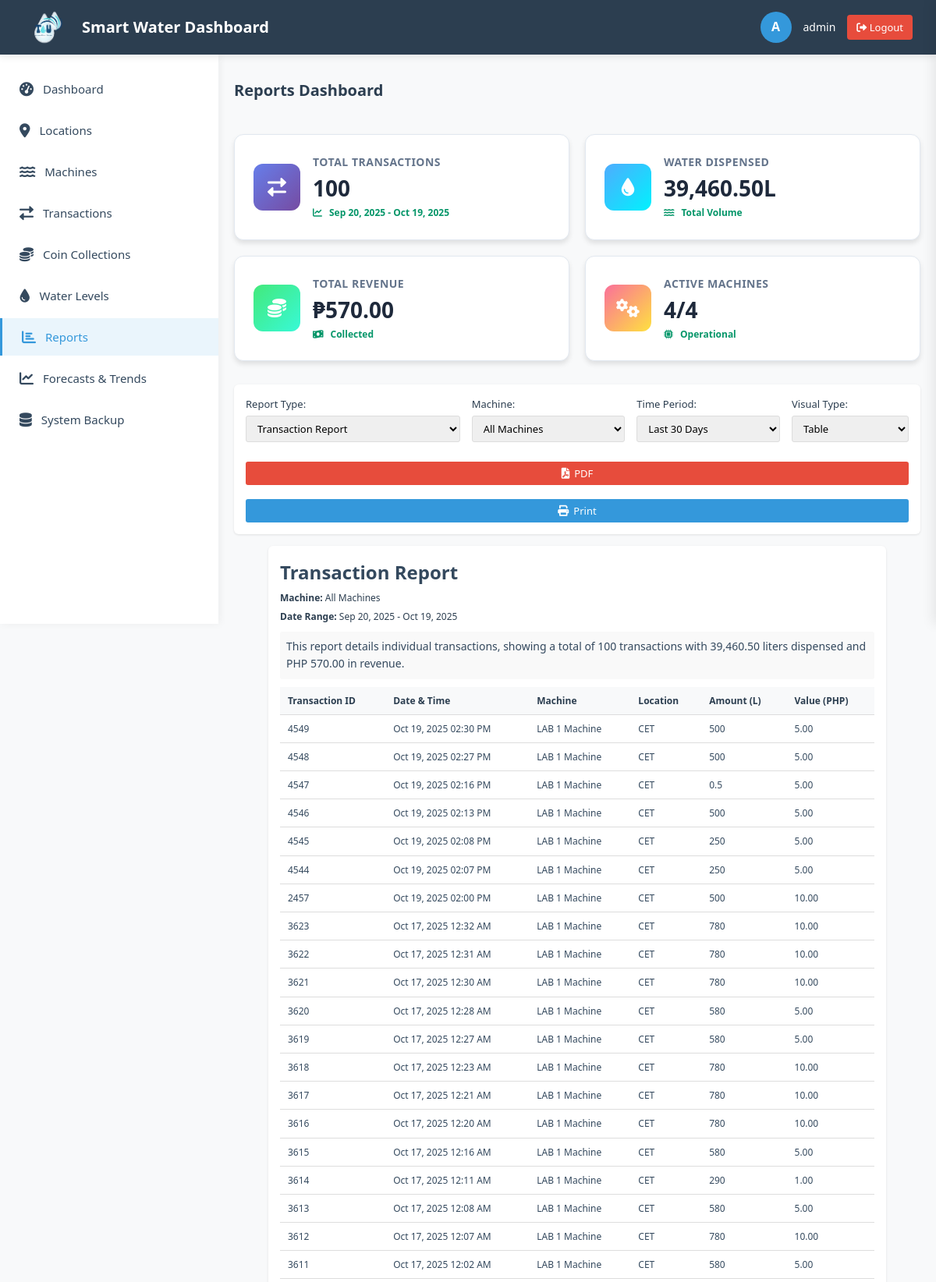
Page /reports.php (signed in, upper part) on the committed database.
### tables this page shows
CREATE TABLE `transaction` (
  `transaction_id` int(11) NOT NULL AUTO_INCREMENT,
  `amount_dispensed` float NOT NULL,
  `DateAndTime` datetime DEFAULT current_timestamp(),
  `coin_type` varchar(50) NOT NULL,
  `dispenser_id` int(11) NOT NULL,
  `water_type` varchar(10) NOT NULL DEFAULT 'COLD',
  PRIMARY KEY (`transaction_id`),
  KEY `dispenser_id` (`dispenser_id`)
);

CREATE TABLE `dispenser` (
  `dispenser_id` int(11) NOT NULL AUTO_INCREMENT,
  `Description` text NOT NULL,
  `Capacity` int(11) NOT NULL,
  PRIMARY KEY (`dispenser_id`)
);

CREATE TABLE `location` (
  `location_id` int(11) NOT NULL AUTO_INCREMENT,
  `location_name` varchar(100) NOT NULL,
  `address` text NOT NULL,
  `latitude` decimal(11,8) DEFAULT NULL,
  `longitude` decimal(11,8) DEFAULT NULL,
  PRIMARY KEY (`location_id`)
);

### reports.php (the view, shortened to what this page needs)
<?php
require_once 'includes/header.php';
$currentMachineFilter = $_GET['machine'] ?? 'all';
$currentTimeFilter = $_GET['time'] ?? 'month';
$currentReportType = $_GET['report'] ?? 'transactions';
$currentStartDate = $_GET['start_date'] ?? '';
$currentEndDate = $_GET['end_date'] ?? '';
$machineName = 'All Machines';
$currentDate = new DateTime();
$dateRangeDisplay = '';
if ($currentTimeFilter === 'custom' && $currentStartDate && $currentEndDate) {
    $startDate = new DateTime($currentStartDate);
    $endDate = new DateTime($currentEndDate);
    $dateRangeDisplay = $startDate->format('M j, Y') . ' - ' . $endDate->format('M j, Y');
    $timeFilterName = 'Custom';
} else {
    switch ($currentTimeFilter) {
        case 'month':
            $startDate = (clone $currentDate)->modify('-29 days');
            $dateRangeDisplay = $startDate->format('M j, Y') . ' - ' . $currentDate->format('M j, Y');
            break;
    }
}
$machineWhere = $currentMachineFilter !== 'all' ? " AND t.dispenser_id = " . intval($currentMachineFilter) : '';
$machineWhereDispenser = $currentMachineFilter !== 'all' ? " AND dispenser.dispenser_id = " . intval($currentMachineFilter) : '';
$timeWhere = buildTimeWhereClause($currentTimeFilter, $currentStartDate, $currentEndDate);
$transactions = $pdo->query("
    SELECT
        t.transaction_id,
        t.amount_dispensed,
        t.DateAndTime,
        d.Description as machine_name,
        l.location_name,
        CAST(REGEXP_REPLACE(t.coin_type, '[^0-9]', '') AS UNSIGNED) as coin_value
    FROM transaction t
    JOIN dispenser d ON t.dispenser_id = d.dispenser_id
    LEFT JOIN dispenserlocation dl ON d.dispenser_id = dl.dispenser_id
    LEFT JOIN location l ON dl.location_id = l.location_id
    WHERE 1=1 $machineWhere $timeWhere
    ORDER BY t.DateAndTime DESC
    LIMIT 100
")->fetchAll();
$machine_status = $pdo->query("
    SELECT
        dispenser.dispenser_id,
        dispenser.Description as machine_name,
        l.location_name,
        ds.water_level,
        dispenser.Capacity,
        dl.Status as is_active
    FROM dispenser
    JOIN dispenserstatus ds ON dispenser.dispenser_id = ds.dispenser_id
    LEFT JOIN dispenserlocation dl ON dispenser.dispenser_id = dl.dispenser_id
    LEFT JOIN location l ON dl.location_id = l.location_id
    WHERE 1=1 $machineWhereDispenser
")->fetchAll();
$transactionSummary = [
    'total_transactions' => count($transactions),
    'total_amount' => array_sum(array_column($transactions, 'amount_dispensed')),
    'total_value' => array_sum(array_column($transactions, 'coin_value'))
];
$machineSummary = [
    'total_machines' => count($machine_status),
    'active_machines' => count(array_filter($machine_status, fn($m) => $m['is_active'])),
    'avg_water_level' => count($machine_status) ? array_sum(array_column($machine_status, 'water_level')) / count($machine_status) : 0
];
function buildTimeWhereClause($timeFilter, $startDate = '', $endDate = '') {
    switch ($timeFilter) {
        case 'month':
            return " AND DateAndTime >= DATE_SUB(CURDATE(), INTERVAL 30 DAY)";
    }
}
?>
<link rel="stylesheet" href="assets/css/reports.css">
<div class="content-area">
    <div class="content-wrapper">
        <div class="content-header">
            <h1 class="content-title">Reports Dashboard</h1>
        </div>
        <div class="stats-grid">
            <div class="stat-card">
                <div class="stat-icon"><i class="fas fa-exchange-alt"></i></div>
                <div class="stat-content">
                    <div class="stat-title">Total Transactions</div>
                    <div class="stat-value"><?php echo number_format($transactionSummary['total_transactions']); ?></div>
                    <div class="stat-change success">
                        <i class="fas fa-chart-line"></i> <?php echo htmlspecialchars($dateRangeDisplay); ?>
                    </div>
                </div>
            </div>
            <div class="stat-card">
                <div class="stat-icon"><i class="fas fa-tint"></i></div>
                <div class="stat-content">
                    <div class="stat-title">Water Dispensed</div>
                    <div class="stat-value"><?php echo number_format($transactionSummary['total_amount'], 2); ?>L</div>
                    <div class="stat-change success">
                        <i class="fas fa-water"></i> Total Volume
                    </div>
                </div>
            </div>
            <div class="stat-card">
                <div class="stat-icon"><i class="fas fa-coins"></i></div>
                <div class="stat-content">
                    <div class="stat-title">Total Revenue</div>
                    <div class="stat-value">₱<?php echo number_format($transactionSummary['total_value'], 2); ?></div>
                    <div class="stat-change success">
                        <i class="fas fa-money-bill-wave"></i> Collected
                    </div>
                </div>
            </div>
            <div class="stat-card">
                <div class="stat-icon"><i class="fas fa-cogs"></i></div>
                <div class="stat-content">
                    <div class="stat-title">Active Machines</div>
                    <div class="stat-value"><?php echo $machineSummary['active_machines']; ?>/<?php echo $machineSummary['total_machines']; ?></div>
                    <div class="stat-change success">
                        <i class="fas fa-microchip"></i> Operational
                    </div>
                </div>
            </div>
        </div>
        <div class="report-controls">
            <form id="reportFilters" method="get" action="<?php echo htmlspecialchars($_SERVER['PHP_SELF']); ?>">
                <div class="filter-group">
                    <label for="reportType">Report Type:</label>
                    <select id="reportType" name="report" class="form-control">
                        <option value="transactions" <?php echo $currentReportType === 'transactions' ? 'selected' : ''; ?>>Transaction Report</option>
                    </select>
                </div>
                <div class="filter-group">
                    <label for="machineFilter">Machine:</label>
                    <select id="machineFilter" name="machine" class="form-control">
                        <option value="all" <?php echo $currentMachineFilter === 'all' ? 'selected' : ''; ?>>All Machines</option>
                    </select>
                </div>
                <div class="filter-group">
                    <label for="timeFilter">Time Period:</label>
                    <select id="timeFilter" name="time" class="form-control">
                        <option value="month" <?php echo $currentTimeFilter === 'month' ? 'selected' : ''; ?>>Last 30 Days</option>
                    </select>
                </div>
                <div class="filter-group">
                    <label for="visualType">Visual Type:</label>
                    <select id="visualType" name="visual" class="form-control">
                        <?php if ($currentReportType === 'transactions'): ?>
                            <option value="table" selected>Table</option>
                        <?php endif; ?>
                    </select>
                </div>
                <div class="filter-group button-group">
                    <button type="button" id="downloadPdf" class="btn btn-download pdf">
                        <i class="fas fa-file-pdf"></i> PDF
                    </button>
                    <button type="button" id="printReport" class="btn btn-download print">
                        <i class="fas fa-print"></i> Print
                    </button>
                </div>
            </form>
        </div>
        <div class="report-preview" id="reportPreview">
            <div class="report-container <?php echo $currentReportType === 'transactions' ? 'active' : ''; ?>" id="transactionsReport">
                <h2>Transaction Report</h2>
                <div class="filter-info">
                    <p><strong>Machine:</strong> <?php echo htmlspecialchars($machineName); ?></p>
                    <p><strong>Date Range:</strong> <?php echo htmlspecialchars($dateRangeDisplay); ?></p>
                </div>
                <div class="report-summary">
                    <p>This report details individual transactions, showing a total of <?php echo $transactionSummary['total_transactions']; ?> transactions with <?php echo number_format($transactionSummary['total_amount'], 2); ?> liters dispensed and PHP <?php echo number_format($transactionSummary['total_value'], 2); ?> in revenue.</p>
                </div>
                <div class="table-responsive">
                    <table class="report-table">
                        <thead>
                            <tr>
                                <th>Transaction ID</th>
                                <th>Date & Time</th>
                                <th>Machine</th>
                                <th>Location</th>
                                <th>Amount (L)</th>
                                <th>Value (PHP)</th>
                            </tr>
                        </thead>
                        <tbody>
                            <?php foreach ($transactions as $transaction): ?>
                            <tr>
                                <td><?php echo $transaction['transaction_id']; ?></td>
                                <td><?php echo date('M j, Y h:i A', strtotime($transaction['DateAndTime'])); ?></td>
                                <td><?php echo htmlspecialchars($transaction['machine_name']); ?></td>
                                <td><?php echo htmlspecialchars($transaction['location_name'] ?? 'N/A'); ?></td>
                                <td><?php echo $transaction['amount_dispensed']; ?></td>
                                <td><?php echo number_format($transaction['coin_value'], 2); ?></td>
                            </tr>
                            <?php endforeach; ?>
                        </tbody>
                    </table>
                </div>
            </div>
        </div>
    </div>
</div>
<?php
require_once 'includes/footer.php';
?>

### assets/css/navigations.css (style rules this page uses)
:root { --primary: #3498db; --primary-dark: #2980b9; --secondary: #2c3e50; --success: #2ecc71; --danger: #e74c3c; --warning: #f39c12; --light: #f8f9fa; --dark: #34495e; --gray: #6c757d; --white: #ffffff; }
* { margin: 0; padding: 0; box-sizing: border-box; font-family: 'Segoe UI', Tahoma, Geneva, Verdana, sans-serif; }
body { min-height: 100vh; display: flex; width: 100%; line-height: 1.6; color: var(--dark); background-color: var(--light); overflow-x: hidden; }
h1 { color: var(--secondary); margin-bottom: 25px; font-size: 28px; font-weight: 600; }
button { background-color: var(--primary); color: var(--white); border: none; padding: 14px 20px; border-radius: 8px; cursor: pointer; width: 100%; font-size: 16px; font-weight: 500; transition: all 0.3s; margin-top: 10px; }
.content-area { padding: 30px 0 0 0; background-color: var(--light); width: 100%; margin-left: 0; transition: all 0.3s ease; }
.content-wrapper { padding: 0 30px; max-width: 100%; margin: 0 auto; }
.content-header { display: flex; justify-content: space-between; align-items: center; margin-bottom: 30px; }
.content-title { font-size: 24px; color: var(--secondary); font-weight: 600; }
.btn { border: none; color: white; padding: 10px 20px; border-radius: 4px; cursor: pointer; font-weight: 500; transition: all 0.3s; display: inline-flex; align-items: center; justify-content: center; gap: 8px; }
.btn i { font-size: 14px; }
.stats-grid { display: grid; grid-template-columns: repeat(auto-fill, minmax(240px, 1fr)); gap: 20px; margin-bottom: 30px; }
.stat-card { background-color: var(--white); padding: 20px; border-radius: 10px; box-shadow: 0 4px 6px rgba(0, 0, 0, 0.05); transition: all 0.3s; border-left: 4px solid var(--primary); }
.stat-title { font-size: 20px; color: var(--gray); margin-bottom: 10px; font-weight: 500; }
.stat-value { font-size: 28px; font-weight: 700; color: var(--secondary); margin: 0; }
.stat-change { display: flex; align-items: center; font-size: 12px; margin-top: 5px; color: var(--success); }
.stat-change i { margin-right: 5px; }
@media (max-width: 1200px) { .content-area { padding: 20px; } }
@media (max-width: 1200px) { .content-wrapper { padding: 0 20px; } }

### assets/css/reports.css (style rules this page uses)
.content-area { padding: 15px 0 0 0; background-color: #f8f9fa; width: 100%; margin-left: 0; }
.content-wrapper { padding: 0 20px; max-width: 100%; margin: 0 auto; }
.content-header { display: flex; justify-content: space-between; align-items: center; margin-bottom: 15px; }
.content-title { font-size: 20px; color: #2c3e50; }
.report-controls { background: white; padding: 15px; border-radius: 6px; box-shadow: 0 1px 3px rgba(0,0,0,0.1); margin-bottom: 15px; }
#reportFilters { display: flex; flex-wrap: wrap; gap: 15px; align-items: flex-end; }
.filter-group { display: flex; flex-direction: column; min-width: 150px; flex-grow: 1; }
.filter-group label { margin-bottom: 4px; font-weight: 500; color: #2c3e50; font-size: 13px; }
.button-group { display: flex; gap: 8px; align-items: center; }
.form-control { padding: 6px 10px; border: 1px solid #ddd; border-radius: 3px; font-size: 13px; }
.btn { padding: 6px 12px; border-radius: 3px; font-size: 13px; cursor: pointer; transition: all 0.2s; border: none; display: flex; align-items: center; gap: 6px; }
.btn-download { color: white; }
.btn-download.pdf { background-color: #e74c3c; }
.report-preview { background: white; padding: 15px; border-radius: 6px; box-shadow: 0 1px 3px rgba(0,0,0,0.1); max-width: 90%; margin: 0 auto; }
.report-container { display: none; width: 100%; overflow-x: visible; }
.report-container.active { display: block; }
.filter-info { margin-bottom: 10px; font-size: 12px; color: #2c3e50; }
.filter-info p { margin: 4px 0; }
.report-summary { margin-bottom: 10px; font-size: 14px; color: #34495e; background: #f9f9f9; padding: 8px; border-radius: 3px; }
.report-table { width: 100%; border-collapse: collapse; font-size: 12px; }
.report-table th, .report-table td { padding: 8px 10px; text-align: left; border-bottom: 1px solid #ddd; }
.report-table th { background-color: #f8f9fa; font-weight: 600; color: #2c3e50; }
.table-responsive { overflow-x: auto; width: 100%; }

### rows in the picture
transaction: transaction_id "4549", DateAndTime "Oct 19, 2025 02:30 PM", dispenser.Description "LAB 1 Machine", location.location_name "CET", amount_dispensed "500", coin_value "5.00"
transaction: transaction_id "4548", DateAndTime "Oct 19, 2025 02:27 PM", dispenser.Description "LAB 1 Machine", location.location_name "CET", amount_dispensed "500", coin_value "5.00"
transaction: transaction_id "4547", DateAndTime "Oct 19, 2025 02:16 PM", dispenser.Description "LAB 1 Machine", location.location_name "CET", amount_dispensed "0.5", coin_value "5.00"
transaction: transaction_id "4546", DateAndTime "Oct 19, 2025 02:13 PM", dispenser.Description "LAB 1 Machine", location.location_name "CET", amount_dispensed "500", coin_value "5.00"
transaction: transaction_id "4545", DateAndTime "Oct 19, 2025 02:08 PM", dispenser.Description "LAB 1 Machine", location.location_name "CET", amount_dispensed "250", coin_value "5.00"
transaction: transaction_id "4544", DateAndTime "Oct 19, 2025 02:07 PM", dispenser.Description "LAB 1 Machine", location.location_name "CET", amount_dispensed "250", coin_value "5.00"
transaction: transaction_id "2457", DateAndTime "Oct 19, 2025 02:00 PM", dispenser.Description "LAB 1 Machine", location.location_name "CET", amount_dispensed "500", coin_value "10.00"
transaction: transaction_id "3623", DateAndTime "Oct 17, 2025 12:32 AM", dispenser.Description "LAB 1 Machine", location.location_name "CET", amount_dispensed "780", coin_value "10.00"
transaction: transaction_id "3622", DateAndTime "Oct 17, 2025 12:31 AM", dispenser.Description "LAB 1 Machine", location.location_name "CET", amount_dispensed "780", coin_value "10.00"
transaction: transaction_id "3621", DateAndTime "Oct 17, 2025 12:30 AM", dispenser.Description "LAB 1 Machine", location.location_name "CET", amount_dispensed "780", coin_value "10.00"
transaction: transaction_id "3620", DateAndTime "Oct 17, 2025 12:28 AM", dispenser.Description "LAB 1 Machine", location.location_name "CET", amount_dispensed "580", coin_value "5.00"
transaction: transaction_id "3619", DateAndTime "Oct 17, 2025 12:27 AM", dispenser.Description "LAB 1 Machine", location.location_name "CET", amount_dispensed "580", coin_value "5.00"
transaction: transaction_id "3618", DateAndTime "Oct 17, 2025 12:23 AM", dispenser.Description "LAB 1 Machine", location.location_name "CET", amount_dispensed "780", coin_value "10.00"
transaction: transaction_id "3617", DateAndTime "Oct 17, 2025 12:21 AM", dispenser.Description "LAB 1 Machine", location.location_name "CET", amount_dispensed "780", coin_value "10.00"
transaction: transaction_id "3616", DateAndTime "Oct 17, 2025 12:20 AM", dispenser.Description "LAB 1 Machine", location.location_name "CET", amount_dispensed "780", coin_value "10.00"
transaction: transaction_id "3615", DateAndTime "Oct 17, 2025 12:16 AM", dispenser.Description "LAB 1 Machine", location.location_name "CET", amount_dispensed "580", coin_value "5.00"
transaction: transaction_id "3614", DateAndTime "Oct 17, 2025 12:11 AM", dispenser.Description "LAB 1 Machine", location.location_name "CET", amount_dispensed "290", coin_value "1.00"
transaction: transaction_id "3613", DateAndTime "Oct 17, 2025 12:08 AM", dispenser.Description "LAB 1 Machine", location.location_name "CET", amount_dispensed "580", coin_value "5.00"
transaction: transaction_id "3612", DateAndTime "Oct 17, 2025 12:07 AM", dispenser.Description "LAB 1 Machine", location.location_name "CET", amount_dispensed "780", coin_value "10.00"
transaction: transaction_id "3611", DateAndTime "Oct 17, 2025 12:02 AM", dispenser.Description "LAB 1 Machine", location.location_name "CET", amount_dispensed "580", coin_value "5.00"

### other values in the picture
substr($_SESSION['admin_username'], 0, 1) "A"
$_SESSION['admin_username'] "admin"
$transactionSummary['total_transactions'] "100"
$dateRangeDisplay "Sep 20, 2025 - Oct 19, 2025"
$transactionSummary['total_amount'] "39,460.50"
$transactionSummary['total_value'] "570.00"
$machineSummary['active_machines'] "4"
$machineSummary['total_machines'] "4"
$machineName "All Machines"
